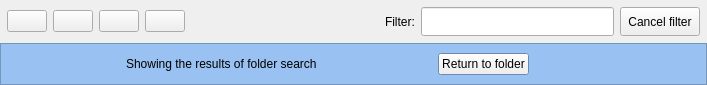
<?xml version="1.0" encoding="UTF-8"?>
<ui version="4.0">
 <class>Toolbar</class>
 <widget class="QFrame" name="Toolbar">
  <property name="geometry">
   <rect>
    <x>0</x>
    <y>0</y>
    <width>707</width>
    <height>85</height>
   </rect>
  </property>
  <property name="sizePolicy">
   <sizepolicy hsizetype="Expanding" vsizetype="Minimum">
    <horstretch>0</horstretch>
    <verstretch>0</verstretch>
   </sizepolicy>
  </property>
  <property name="windowTitle">
   <string>Form</string>
  </property>
  <layout class="QVBoxLayout" name="verticalLayout">
   <property name="spacing">
    <number>0</number>
   </property>
   <property name="leftMargin">
    <number>0</number>
   </property>
   <property name="topMargin">
    <number>0</number>
   </property>
   <property name="rightMargin">
    <number>0</number>
   </property>
   <property name="bottomMargin">
    <number>0</number>
   </property>
   <item>
    <layout class="QHBoxLayout" name="horizontalLayout_2">
     <property name="spacing">
      <number>6</number>
     </property>
     <property name="leftMargin">
      <number>7</number>
     </property>
     <property name="topMargin">
      <number>7</number>
     </property>
     <property name="rightMargin">
      <number>7</number>
     </property>
     <property name="bottomMargin">
      <number>7</number>
     </property>
     <item>
      <widget class="QPushButton" name="pPrev">
       <property name="sizePolicy">
        <sizepolicy hsizetype="Fixed" vsizetype="Fixed">
         <horstretch>0</horstretch>
         <verstretch>0</verstretch>
        </sizepolicy>
       </property>
       <property name="toolTip">
        <string>Move to the previous page in the current stack</string>
       </property>
       <property name="autoFillBackground">
        <bool>false</bool>
       </property>
       <property name="icon">
        <iconset resource="maxview.qrc">
         <normaloff>:/images/images/pprev.xpm</normaloff>:/images/images/pprev.xpm</iconset>
       </property>
       <property name="iconSize">
        <size>
         <width>32</width>
         <height>32</height>
        </size>
       </property>
       <property name="flat">
        <bool>false</bool>
       </property>
      </widget>
     </item>
     <item>
      <widget class="QPushButton" name="pNext">
       <property name="sizePolicy">
        <sizepolicy hsizetype="Fixed" vsizetype="Fixed">
         <horstretch>0</horstretch>
         <verstretch>0</verstretch>
        </sizepolicy>
       </property>
       <property name="toolTip">
        <string>Move to the next page in the current stack</string>
       </property>
       <property name="autoFillBackground">
        <bool>false</bool>
       </property>
       <property name="icon">
        <iconset resource="maxview.qrc">
         <normaloff>:/images/images/pnext.xpm</normaloff>:/images/images/pnext.xpm</iconset>
       </property>
       <property name="iconSize">
        <size>
         <width>32</width>
         <height>32</height>
        </size>
       </property>
       <property name="flat">
        <bool>false</bool>
       </property>
      </widget>
     </item>
     <item>
      <widget class="QPushButton" name="prev">
       <property name="sizePolicy">
        <sizepolicy hsizetype="Fixed" vsizetype="Fixed">
         <horstretch>0</horstretch>
         <verstretch>0</verstretch>
        </sizepolicy>
       </property>
       <property name="toolTip">
        <string>Move to the previous stack in the view</string>
       </property>
       <property name="autoFillBackground">
        <bool>false</bool>
       </property>
       <property name="icon">
        <iconset resource="maxview.qrc">
         <normaloff>:/images/images/prev.xpm</normaloff>:/images/images/prev.xpm</iconset>
       </property>
       <property name="iconSize">
        <size>
         <width>32</width>
         <height>32</height>
        </size>
       </property>
       <property name="flat">
        <bool>false</bool>
       </property>
      </widget>
     </item>
     <item>
      <widget class="QPushButton" name="next">
       <property name="sizePolicy">
        <sizepolicy hsizetype="Fixed" vsizetype="Fixed">
         <horstretch>0</horstretch>
         <verstretch>0</verstretch>
        </sizepolicy>
       </property>
       <property name="toolTip">
        <string>Move to the next stack in the view</string>
       </property>
       <property name="autoFillBackground">
        <bool>false</bool>
       </property>
       <property name="icon">
        <iconset resource="maxview.qrc">
         <normaloff>:/images/images/next.xpm</normaloff>:/images/images/next.xpm</iconset>
       </property>
       <property name="iconSize">
        <size>
         <width>32</width>
         <height>32</height>
        </size>
       </property>
       <property name="flat">
        <bool>false</bool>
       </property>
      </widget>
     </item>
     <item>
      <spacer name="horizontalSpacer">
       <property name="orientation">
        <enum>Qt::Horizontal</enum>
       </property>
       <property name="sizeHint" stdset="0">
        <size>
         <width>70</width>
         <height>20</height>
        </size>
       </property>
      </spacer>
     </item>
     <item>
      <widget class="QLabel" name="label">
       <property name="maximumSize">
        <size>
         <width>16777215</width>
         <height>32</height>
        </size>
       </property>
       <property name="text">
        <string>Filter:</string>
       </property>
      </widget>
     </item>
     <item>
      <widget class="QLineEdit" name="match">
       <property name="maximumSize">
        <size>
         <width>16777215</width>
         <height>32</height>
        </size>
       </property>
       <property name="toolTip">
        <string>To quickly filter the stack view, type a few characters from the stack name
that you are looking for. Everything that does not match will be removed from view.
To go back, just delete characters from the filter.</string>
       </property>
       <property name="inputMask">
        <string notr="true"/>
       </property>
       <property name="text">
        <string notr="true"/>
       </property>
      </widget>
     </item>
     <item>
      <widget class="QPushButton" name="cancelFilter">
       <property name="maximumSize">
        <size>
         <width>16777215</width>
         <height>32</height>
        </size>
       </property>
       <property name="toolTip">
        <string>Reset the search string</string>
       </property>
       <property name="text">
        <string>Cancel filter</string>
       </property>
      </widget>
     </item>
    </layout>
   </item>
   <item>
    <widget class="QFrame" name="searching">
     <property name="sizePolicy">
      <sizepolicy hsizetype="Minimum" vsizetype="Minimum">
       <horstretch>0</horstretch>
       <verstretch>0</verstretch>
      </sizepolicy>
     </property>
     <property name="palette">
      <palette>
       <active>
        <colorrole role="Base">
         <brush brushstyle="SolidPattern">
          <color alpha="255">
           <red>255</red>
           <green>255</green>
           <blue>255</blue>
          </color>
         </brush>
        </colorrole>
        <colorrole role="Window">
         <brush brushstyle="SolidPattern">
          <color alpha="255">
           <red>153</red>
           <green>193</green>
           <blue>241</blue>
          </color>
         </brush>
        </colorrole>
       </active>
       <inactive>
        <colorrole role="Base">
         <brush brushstyle="SolidPattern">
          <color alpha="255">
           <red>255</red>
           <green>255</green>
           <blue>255</blue>
          </color>
         </brush>
        </colorrole>
        <colorrole role="Window">
         <brush brushstyle="SolidPattern">
          <color alpha="255">
           <red>153</red>
           <green>193</green>
           <blue>241</blue>
          </color>
         </brush>
        </colorrole>
       </inactive>
       <disabled>
        <colorrole role="Base">
         <brush brushstyle="SolidPattern">
          <color alpha="255">
           <red>153</red>
           <green>193</green>
           <blue>241</blue>
          </color>
         </brush>
        </colorrole>
        <colorrole role="Window">
         <brush brushstyle="SolidPattern">
          <color alpha="255">
           <red>153</red>
           <green>193</green>
           <blue>241</blue>
          </color>
         </brush>
        </colorrole>
       </disabled>
      </palette>
     </property>
     <property name="autoFillBackground">
      <bool>true</bool>
     </property>
     <property name="frameShape">
      <enum>QFrame::StyledPanel</enum>
     </property>
     <property name="frameShadow">
      <enum>QFrame::Plain</enum>
     </property>
     <property name="lineWidth">
      <number>0</number>
     </property>
     <layout class="QHBoxLayout" name="horizontalLayout">
      <property name="topMargin">
       <number>0</number>
      </property>
      <property name="bottomMargin">
       <number>0</number>
      </property>
      <item>
       <spacer name="horizontalSpacer_2">
        <property name="orientation">
         <enum>Qt::Horizontal</enum>
        </property>
        <property name="sizeHint" stdset="0">
         <size>
          <width>68</width>
          <height>13</height>
         </size>
        </property>
       </spacer>
      </item>
      <item>
       <widget class="QLabel" name="searchLabel">
        <property name="text">
         <string>Showing the results of folder search</string>
        </property>
       </widget>
      </item>
      <item>
       <spacer name="horizontalSpacer_4">
        <property name="orientation">
         <enum>Qt::Horizontal</enum>
        </property>
        <property name="sizeHint" stdset="0">
         <size>
          <width>54</width>
          <height>20</height>
         </size>
        </property>
       </spacer>
      </item>
      <item>
       <widget class="QPushButton" name="exitSearch">
        <property name="enabled">
         <bool>true</bool>
        </property>
        <property name="sizePolicy">
         <sizepolicy hsizetype="Minimum" vsizetype="Fixed">
          <horstretch>0</horstretch>
          <verstretch>0</verstretch>
         </sizepolicy>
        </property>
        <property name="text">
         <string>Return to folder</string>
        </property>
       </widget>
      </item>
      <item>
       <spacer name="horizontalSpacer_3">
        <property name="orientation">
         <enum>Qt::Horizontal</enum>
        </property>
        <property name="sizeHint" stdset="0">
         <size>
          <width>168</width>
          <height>17</height>
         </size>
        </property>
       </spacer>
      </item>
     </layout>
    </widget>
   </item>
  </layout>
 </widget>
 <resources>
  <include location="maxview.qrc"/>
 </resources>
 <connections/>
</ui>
